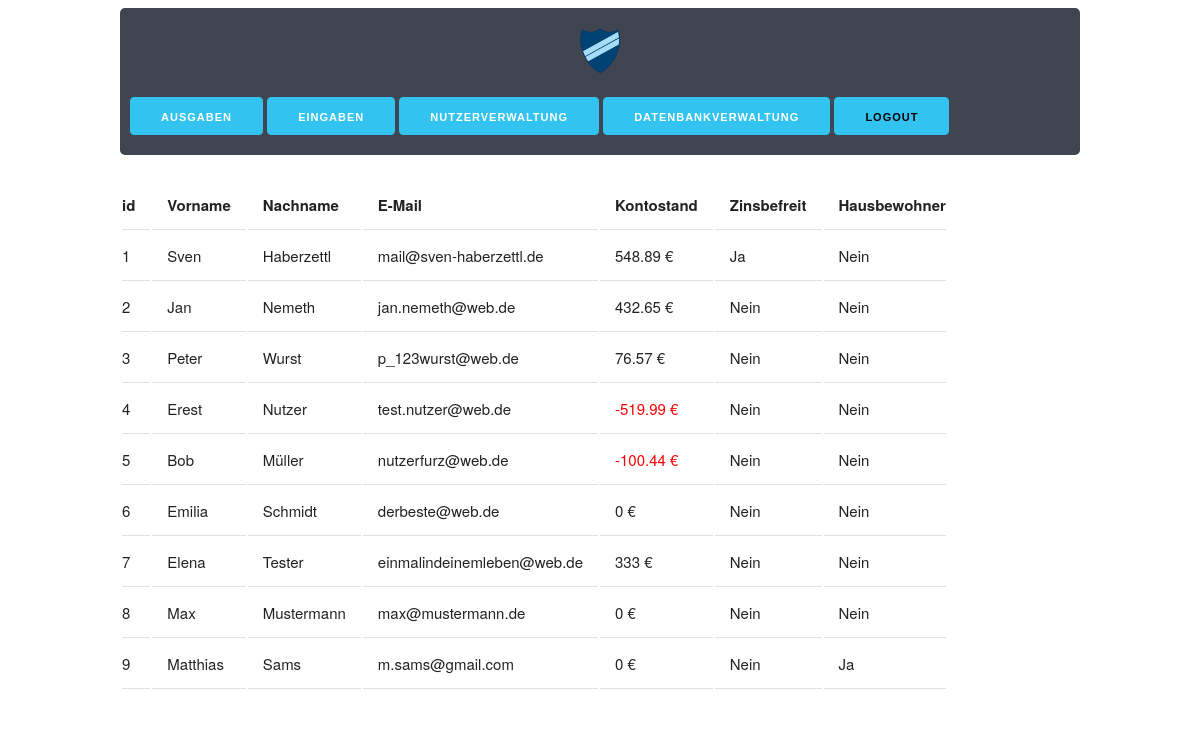
The page /php/memberlist.php (signed in) on the database as committed earlier.
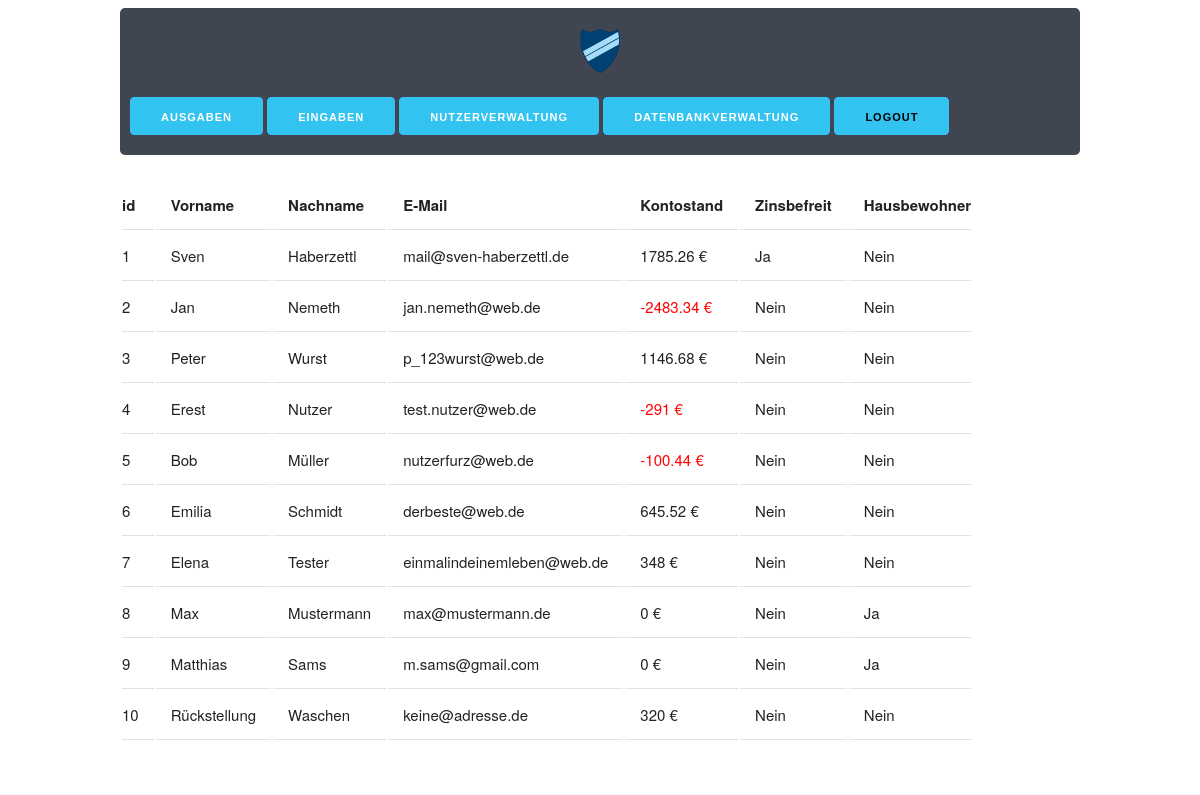
The same page on the database as committed later.
### tables this page shows
CREATE TABLE `user` (
  `id` int(11) NOT NULL,
  `vorname` varchar(255) NOT NULL,
  `nachname` varchar(255) NOT NULL,
  `email` varchar(255) NOT NULL,
  `kontostand` float NOT NULL,
  `zinsen` tinyint(1) NOT NULL,
  `erstellt_am` timestamp NOT NULL DEFAULT CURRENT_TIMESTAMP,
  `zuletzt_geaendert` timestamp NULL DEFAULT NULL,
  `passwort` varchar(255) NOT NULL,
  `verein` int(10) NOT NULL,
  `gruppe` int(10) NOT NULL,
  `hausbewohner` tinyint(4) DEFAULT NULL
);

### php/lib.php (called while the page is built, shortened)
<?php
function boolZuText($in)
{
    if ($in == 0) {
        return "Nein";
    }
    return "Ja";
}

### php/db_request.php (the view, shortened to what this page needs)
<?php
include_once "lib.php";
function getUserTable()
{
    $database = connect();
    $sql = 'SELECT * FROM user;';
    $result = $database->query($sql);
    echo "
    <table>
    <tr>
        <th>id</th>
        <th>Vorname</th>
        <th>Nachname</th>
        <th>E-Mail</th>
        <th>Kontostand</th>
        <th>Zinsbefreit</th>
        <th>Hausbewohner</th>
    </tr>";
    if ($result->num_rows > 0) {
        while ($row = $result->fetch_assoc()) {
            echo "<tr>" .
                "<td>" . $row["id"] . "</td>" .
                "<td>" . $row["vorname"] . "</td>" .
                "<td>" . $row["nachname"] . "</td>" .
                "<td>" . $row["email"] . "</td>" .
                "<td>" . $row["kontostand"] . " €" . "</td>" .
                "<td>" . boolZuText($row["zinsen"]) . "</td>" .
                "<td>" . boolZuText($row["hausbewohner"]) . "</td>" .
                "</tr>";
        }
    } else {
        echo "Keine Inhalte";
    }
    echo "</table>";
}

### php/memberlist.php (shortened to what this page needs)
<?php
if ($_SESSION["usergroup"] < 3){
    require_once "db_request.php";
    require_once "kasse_header.php";
    $head = file_get_contents('htmlx/head.html');
    ?>
    <!DOCTYPE html>
    <html lang="de">
    <?php
    echo $head;?>
    <body>
    <?php kasse_header(); ?>
        <br/>
        <div class="container">
            <?php getUserTable(); ?>
        </div>
    </body>
    </html>
    <?php
} else {
    die('<meta http-equiv="refresh" content="0;URL=/kasse/index.php">');
}
?>

### php/kasse_header.php (shortened to what this page needs)
<?php
function kasse_header(){
    echo "
    <div class=\"container\">
    <header>
        <img class=\"header-img\" src=\"/kasse/pics/logo.png\"><br/>
        <div>
            <div class=\"dropdown\">
                <button class=\"button-primary\">Ausgaben</button>
                <div class=\"dropdown-content\">";
                echo "
                </div>
            </div>
            <div class=\"dropdown\">
                <button class=\"button-primary\">Eingaben</button>
                <div class=\"dropdown-content\">
                    <a href=\"add_booking.php\">Buchung anlegen</a>
                </div>
            </div>
            <div class=\"dropdown\">
                <button class=\"button-primary\">Nutzerverwaltung</button>
                <div class=\"dropdown-content\">
                    <a href=\"memberlist.php\">Mitgliederliste anzeigen</a>
                    <a href=\"addUser.php\">Nutzer hinzufügen</a>
                    <a href=\"updateUser.php\">Nutzer aktualisieren</a>
                </div>
            </div>";
            if ($_SESSION['usergroup'] <= 10){
                echo "
            <div class=\"dropdown\">
                <button class=\"button-primary\">Datenbankverwaltung</button>
                <div class=\"dropdown-content\">
                    <a href=\"addPurpose.php\">Verwendungszweck hinzufügen</a>
                    <a href=\"addClub.php\">Verein hinzufügen</a>
                    <a href=\"delBooking.php\">Buchung löschen</a>
                </div>
            </div>";}
            echo "
            <div class=\"dropdown\">
                <a href=\"/kasse/php/logout.php\">
                    <button class=\"button-primary\" id=\"logout\"><strong>Logout</strong></button>
                </a>
            </div>
        </div>
    </header>
</div>";}

### css/skeleton.css (style rules this page uses)
.container { position: relative; width: 100%; max-width: 960px; margin: 0 auto; padding: 0 20px; box-sizing: border-box; }
@media (min-width: 400px) { .container { width: 85%; padding: 0; } }
@media (min-width: 550px) { .container { width: 85%; } }
html { font-size: 62.5%; }
body { font-size: 1.5em; line-height: 1.6; font-weight: 400; font-family: "Raleway", "HelveticaNeue", "Helvetica Neue", Helvetica, Arial, sans-serif; color: #222; }
a { color: #1EAEDB; }
.button, button, input[type="submit"], input[type="reset"], input[type="button"] { display: inline-block; height: 38px; padding: 0 30px; color: #555; text-align: center; font-size: 11px; font-weight: 600; line-height: 38px; letter-spacing: .1rem; text-transform: uppercase; text-decoration: none; white-space: nowrap; background-color: transparent; border-radius: 4px; border: 1px solid #bbb; cursor: pointer; box-sizing: border-box; }
.button.button-primary, button.button-primary, input[type="submit"].button-primary, input[type="reset"].button-primary, input[type="button"].button-primary { color: #FFF; background-color: #33C3F0; border-color: #33C3F0; }
th, td { padding: 12px 15px; text-align: left; border-bottom: 1px solid #E1E1E1; }
th:first-child, td:first-child { padding-left: 0; }
th:last-child, td:last-child { padding-right: 0; }
.neg { color: red; }
button, .button { margin-bottom: 1rem; }
pre, blockquote, dl, figure, table, p, ul, ol, form { margin-bottom: 2.5rem; }
.container:after, .row:after, .u-cf { content: ""; display: table; clear: both; }

### css/custom.css (style rules this page uses)
.header-img { display: block; max-height: 4.5rem; text-align: justify; margin: 1rem auto 0; }
#logout { color: black; }
header { vertical-align: middle; background-color: #404552; text-align: justify; border-radius: 5px; color: white; padding: 1rem; }
.dropdown { position: relative; display: inline-block; }

Rows that differ between the two databases and show on the page:
changed user "Sven": kontostand "548.89" → "1785.26"
changed user "Jan": kontostand "432.65" → "-2483.34"
changed user "Peter": kontostand "76.57" → "1146.68"
changed user "Erest": kontostand "-519.99" → "-291"
changed user "Emilia": kontostand "0" → "645.52"
changed user "Elena": kontostand "333" → "348"
changed user "Max": hausbewohner "Nein" → "Ja"
added user: id "10", vorname "Rückstellung", nachname "Waschen", email "keine@adresse.de", kontostand "320", zinsen "Nein", hausbewohner "Nein"
